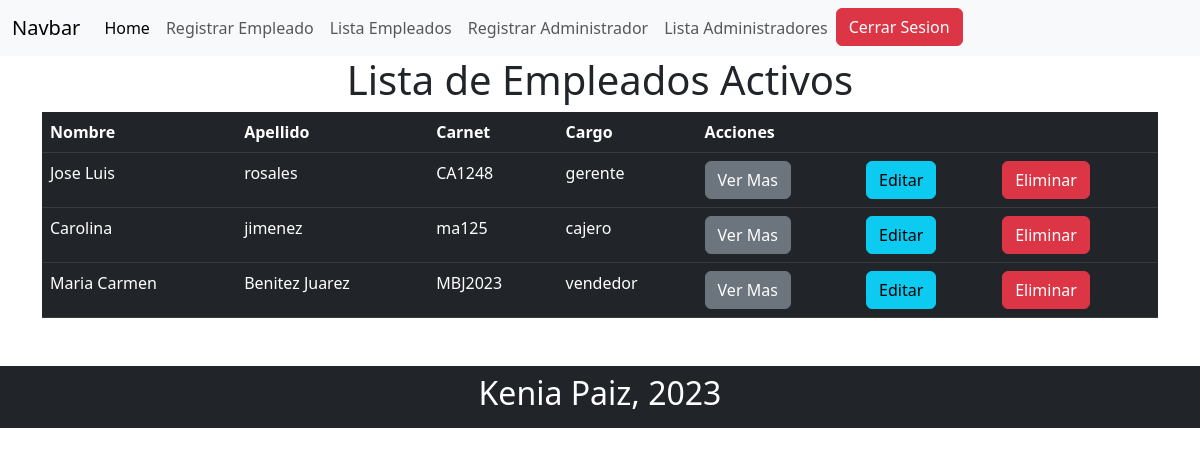
Page /vistas/empleados.php on the committed database.
### tables this page shows
CREATE TABLE `empleado` (
  `id` int(11) NOT NULL,
  `nombre` varchar(50) DEFAULT NULL,
  `apellido` varchar(50) DEFAULT NULL,
  `salario` double DEFAULT NULL,
  `carnet` varchar(50) DEFAULT NULL,
  `telefono` int(11) DEFAULT NULL,
  `correo` varchar(30) DEFAULT NULL,
  `password` varchar(10) DEFAULT NULL,
  `id_departamento` int(11) DEFAULT NULL,
  `id_cargo` int(11) DEFAULT NULL,
  `id_rol` int(11) DEFAULT NULL,
  `id_estado` int(11) NOT NULL
);

CREATE TABLE `cargo` (
  `id` int(11) NOT NULL,
  `nombre` varchar(50) DEFAULT NULL
);

### clases/Conexion.php (called while the page is built, shortened)
<?php
class Conexion{
    public function conectar(){
        $this->conexion = mysqli_connect("localhost", "root", "", "crud_empleados");
    }
}
?>

### clases/Empleado.php (called while the page is built, shortened)
<?php
require "Conexion.php";
class Empleado extends Conexion{
    public function getEmpleados(){
        $query = "SELECT empleado.*, departamento.nombre AS departamento, cargo.nombre AS cargo  FROM empleado INNER JOIN departamento ON empleado.id_departamento = departamento.id INNER JOIN cargo ON empleado.id_cargo = cargo.id WHERE empleado.id_estado = 1";
        $result = mysqli_query($this->conexion, $query);
        return $result;
    }
}
?>

### vistas/empleados.php (the view, shortened to what this page needs)
<!DOCTYPE html>
<html lang="en">
<head>
    <link href="https://cdn.jsdelivr.net/npm/bootstrap@5.3.0-alpha3/dist/css/bootstrap.min.css" rel="stylesheet">
</head>
<body>
    <header>
        <?php include "./modulos/nav.php"; ?>
    </header>
    <?php
        require "../clases/Empleado.php";
        $empleado = new Empleado();
        $datos = $empleado->getEmpleados();
    ?>
    <h1 class="text-center">Lista de Empleados Activos</h1>
    <div class="container">
    <table class="table table-dark">
        <thead>
            <th>Nombre</th>
            <th>Apellido</th>
            <th>Carnet</th>
            <th>Cargo</th>
            <th colspan="3">Acciones</th>
        </thead>
        <tbody>
            <?php foreach($datos as $item) { ?>
                <tr>
                    <td><?php echo $item["nombre"]; ?></td>
                    <td><?php echo $item["apellido"]; ?></td>
                    <td><?php echo $item["carnet"]; ?></td>
                    <td><?php echo $item["cargo"]; ?></td>
                    <td>
                        <button class="btn btn-secondary" data-bs-toggle="modal" data-bs-target="#ModalEmpleado<?php echo $item["id"]; ?>">Ver Mas</button>
                    </td>
                    <td>
                        <form action="./actualizarEmpleado.php" method="POST">
                            <input type="submit" class="btn btn-info" value="Editar" />
                        </form>
                    </td>
                    <td>
                        <form action="" method="POST">
                            <input type="submit" class="btn btn-danger" value="Eliminar" />
                        </form>
                    </td>
                </tr>
            <?php } ?>
        </tbody>
    </table>
    </div>
    <?php include "./modulos/footer.php"; ?>
</body>
</html>

### vistas/modulos/nav.php (shortened to what this page needs)
<nav class="navbar navbar-expand-lg bg-body-tertiary">
  <div class="container-fluid">
    <a class="navbar-brand" href="#">Navbar</a>
    <div class="collapse navbar-collapse" id="navbarSupportedContent">
      <ul class="navbar-nav me-auto mb-2 mb-lg-0">
        <li class="nav-item">
          <a class="nav-link active" aria-current="page" href="./bienvenida.php">Home</a>
        </li>
          <li class="nav-item">
            <a class="nav-link" href="./registrarEmpleado.php">Registrar Empleado</a>
          </li>
        <li class="nav-item">
          <a class="nav-link" href="./empleados.php">Lista Empleados</a>
        </li>
        <li class="nav-item">
            <a class="nav-link" href="./registrarAdministrador.php">Registrar Administrador</a>
          </li>
          <li class="nav-item">
            <a class="nav-link" href="./administradores.php">Lista Administradores</a>
          </li>
        <li class="nav-item">
          <a class="btn btn-danger" href="../index.php">Cerrar Sesion</a>
        </li>
      </ul>
    </div>
  </div>
</nav>

### vistas/modulos/footer.php
<footer class="bg-dark text-white text-center mt-5 p-2">
    <h2>Kenia Paiz, 2023</h2>
</footer>

### rows in the picture
empleado: nombre "Jose Luis", apellido "rosales", carnet "CA1248", id_cargo.nombre "gerente"
empleado: nombre "Carolina", apellido "jimenez", carnet "ma125", id_cargo.nombre "cajero"
empleado: nombre "Maria Carmen", apellido "Benitez Juarez", carnet "MBJ2023", id_cargo.nombre "vendedor"
